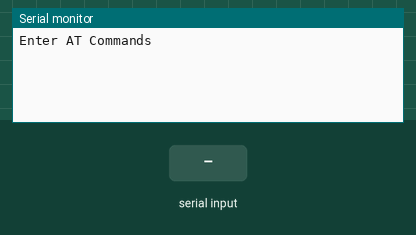
Simulated run of this sketch. Board: Arduino Mega 2560, built with avr-gcc and run on an emulated ATmega2560. On the bench: the last lines printed to the serial monitor. Inputs (shaded band) come from the test bench.

Above: at 1.2 s.
1.3 s: "1" received over the second serial link
At 2.5 s:
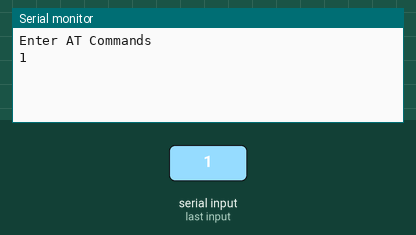
2.8 s: "0" received over the second serial link
At 3.8 s:
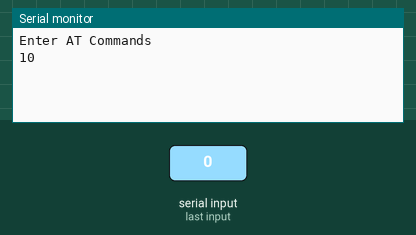

The sketch:

bluetooth_at.ino
```cpp
#include <SoftwareSerial.h>
SoftwareSerial BTSerial (50,51);
void setup() {
  // put your setup code here, to run once:
  Serial.begin(38400);
  Serial.println("Enter AT Commands");
  BTSerial.begin(38400);
}

void loop() {
  // put your main code here, to run repeatedly:
  if(BTSerial.available()){
    Serial.write(BTSerial.read());
  }
  if(Serial.available()){
    BTSerial.write(Serial.read());
  }
}
```

Measured:
- after the input at 1.3 s, the serial monitor: prints a new line at once (image 1)
- after the input at 2.8 s, the serial monitor: prints a new line at once (image 2)
